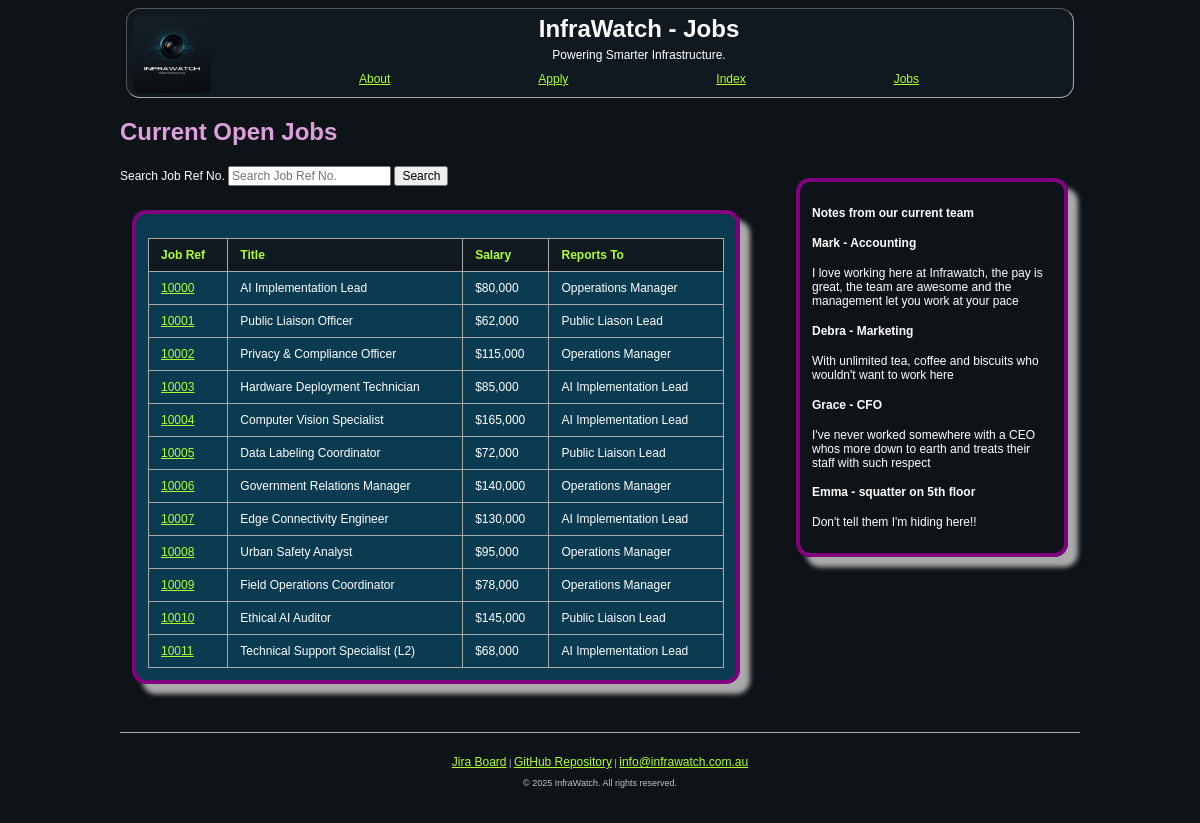
/jobs.php, run on the app's committed database.
### tables this page shows
CREATE TABLE `jobs` (
  `job_ref` int NOT NULL,
  `job_title` varchar(255) DEFAULT NULL,
  `salary` int NOT NULL,
  `reports_to` varchar(50) NOT NULL,
  `description` text NOT NULL,
  `essential_requirements` text NOT NULL,
  `pref_requirements` text NOT NULL
);

### jobs.php (the view, shortened to what this page needs)
<!DOCTYPE html>
<html lang="en">
<head>
    <link rel="stylesheet" href="styles/styles.css">
</head>
<body>
    <?php
    $page_title = "Jobs";
    include 'header.inc';
    ?>
<main>
    <h2 style="font-size: 2em; color: plum;">Current Open Jobs</h2>
    <aside>
        <h3>Notes from our current team</h3>
        <h4>Mark - Accounting</h4>
        <p>I love working here at Infrawatch, the pay is great, the team are awesome and the management let you work at your pace</p>
        <h4>Debra - Marketing</h4>
        <p>With unlimited tea, coffee and biscuits who wouldn't want to work here</p>
        <h4>Grace - CFO</h4>
        <p>I've never worked somewhere with a CEO whos more down to earth and treats their staff with such respect</p>
        <h4>Emma - squatter on 5th floor</h4>
        <p>Don't tell them I'm hiding here!!</p>
    </aside>
    <section id = "job_search" >
        <form action="job_search_result.php" method="GET">
        <label for="job_ref">Search Job Ref No.</label>
        <input type="search" id="job_ref" name="job_ref" placeholder="Search Job Ref No." required>
        <button type="submit">Search</button>
</form>
    </section>
    <section id="job_descriptions">
        <?php require_once("settings.php");
        $conn = mysqli_connect($host, $username, $password, $database );
        if(!$conn) {
            echo "<p> Database connection failed: ". mysqli_connect_error()."</p>";
        }
        else{
            $sql = "SELECT job_ref, job_title, salary, reports_to, description, essential_requirements, pref_requirements FROM jobs";
            $result = mysqli_query($conn, $sql);
            if($result && mysqli_num_rows($result) > 0){
                echo "<table border='1' cellpadding='1'>";
                echo "<tr><th>Job Ref</th><th>Title</th><th>Salary</th><th>Reports To</th></tr>";
            while($row = mysqli_fetch_assoc($result)){
                    $job_ref = htmlspecialchars($row['job_ref']);
                    $salary = '$' . number_format($row['salary'], 0, '.', ',');
                    $url = "./job_search_result.php?job_ref=" . $job_ref;
                    echo "<tr>";
                    echo "<td><a href='$url'>" . $job_ref . "</a></td>";
                    echo "<td>" . htmlspecialchars($row['job_title']) . "</td>";
                    echo "<td>" . $salary . "</td>";
                    echo "<td>" . htmlspecialchars($row['reports_to']) . "</td>";
                    echo "</tr>";
                };
                echo "</table>";
            };
        };
        ?>
    </section>
</main>
    <?php include 'footer.inc'; ?>
</body>
</html>

### header.inc (shortened to what this page needs)
<header>
    <a href="images/logo.png"> <img src="images/logo_small.png" class="header" id="logo"  alt="InfraWatch Logo"></a>
    <h1 class="header">
        <?php
        echo isset($page_title) ? "InfraWatch - " . $page_title : "InfraWatch";
        ?>
    </h1>
    <p class="header hero-slogan">Powering Smarter Infrastructure.</p>
    <nav class="header" id="nav">
        <a id="about" href="about.php">About</a>
        <a id="apply" href="apply.php">Apply</a>
        <a id="index" href="index.php">Index</a>
        <a id="jobs" href="jobs.php">Jobs</a>
    </nav>
</header>

### footer.inc
<footer>
    <p style="font-size: 0.75vw; color: #C4C4C4; margin-top: 0.5em;">
        <a href="https://student-team-y0h6dox9.atlassian.net/jira/software/projects/SCRUM/boards/1">Jira Board</a> |
        <a href="https://github.com/103429611/Applied-Web-Project-Part-1-of-2">GitHub Repository</a> |
        <a href="mailto:info@infrawatch.com.au">info@infrawatch.com.au</a>
    </p>
    <p style="font-size: 0.75vw; color: #C4C4C4; margin-top: 0.5em;">© 2025 InfraWatch. All rights reserved.</p>
</footer>

### styles/styles.css (style rules this page uses)
* { font-family: Arial, Helvetica, sans-serif; font-size: 1vw; }
h1 { font-size: 2vw }
header { border: .1em inset darkgrey; border-radius: 14px; margin:0.5em ; padding:0.5em ; background-color: #111920; }
a:visited, a:link { color: greenyellow; }
.header { min-height: 2vw; display: flex; flex-direction: row; flex-wrap: nowrap; justify-content: space-evenly; align-items: center; align-content: center; margin: 0; padding: 0; }
#logo { order: 0; flex-grow: 0; flex-shrink: 1; flex-basis: auto; align-self: center; border-radius: .5em; float: left; max-height: 10vw; width: 6.5vw; height: auto; margin:auto; padding: 0em; }
body { background-color: #0e1318; color: white; width: 80%; margin-left: 10%; margin-right: 10%; }
aside { float: right; border: 4px solid purple; border-radius: 14px; margin:1em; margin-left: 4em; padding: 1em; width: 25%; box-shadow: 10px 10px 5px #aaaaaa; }
input { font-size: 1em; }
main section { margin-bottom: 2em; }
table { width: 100%; border-collapse: collapse; margin-top: 1em; }
th { background-color: #111920; color: greenyellow; padding: 0.75em 1em; text-align: left; border: 1px solid darkgrey; }
td { padding: 0.75em 1em; border: 1px solid darkgrey; vertical-align: top; }
footer { text-align: center; padding: 1.5em; margin-top: 1em; border-top: 1px solid darkgrey; color: #c4c4c4; }
footer p { margin-top: 0.5em; font-size: 0.85vw; color: #c4c4c4; }
img { max-width: 100%; height: auto; }

### jobs.php (style rules this page uses)
#job_descriptions { border: 4px solid purple; border-radius: 14px; margin: 1em; margin-bottom: 4em; padding: 1em; background-color: #0b3b51 ; width: 60%; box-shadow: 10px 10px 5px #aaaaaa; }

### data on the page
jobs: job_ref "10000", job_title "AI Implementation Lead", salary "$80,000", reports_to "Opperations Manager"
jobs: job_ref "10001", job_title "Public Liaison Officer", salary "$62,000", reports_to "Public Liason Lead"
jobs: job_ref "10002", job_title "Privacy & Compliance Officer", salary "$115,000", reports_to "Operations Manager"
jobs: job_ref "10003", job_title "Hardware Deployment Technician", salary "$85,000", reports_to "AI Implementation Lead"
jobs: job_ref "10004", job_title "Computer Vision Specialist", salary "$165,000", reports_to "AI Implementation Lead"
jobs: job_ref "10005", job_title "Data Labeling Coordinator", salary "$72,000", reports_to "Public Liaison Lead"
jobs: job_ref "10006", job_title "Government Relations Manager", salary "$140,000", reports_to "Operations Manager"
jobs: job_ref "10007", job_title "Edge Connectivity Engineer", salary "$130,000", reports_to "AI Implementation Lead"
jobs: job_ref "10008", job_title "Urban Safety Analyst", salary "$95,000", reports_to "Operations Manager"
jobs: job_ref "10009", job_title "Field Operations Coordinator", salary "$78,000", reports_to "Operations Manager"
jobs: job_ref "10010", job_title "Ethical AI Auditor", salary "$145,000", reports_to "Public Liaison Lead"
jobs: job_ref "10011", job_title "Technical Support Specialist (L2)", salary "$68,000", reports_to "AI Implementation Lead"

### other printed values
$page_title "Jobs"
